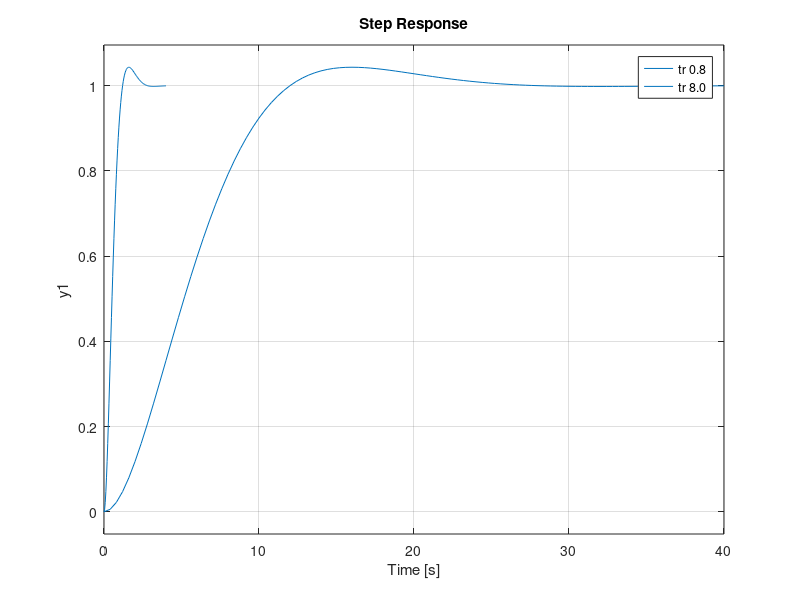

Recreate this plot in MATLAB.
clc;
close all
clear
tr = 0.8
%vtol parameters
Jc = .0042;
mr = .25;
d = .3;
A = 1/(Jc+2*mr*d^2);
zeta = .707;
wn = pi/2/tr/sqrt(1-zeta^2);
denom = [1 2*zeta*wn wn^2];

kd = denom(2)/A
kp = denom(3)/A
num = [A*kp];
sys = tf(num,denom);
step(sys)
hold on

k_DC = 1;



tr = 8
%vtol parameters
mc = 1;
mr = .25;
B = mc+2*mr;
mu = .1;
Fe = 9.81*(mc+2*mr);
zeta = .707;
wn = pi/2/tr/sqrt(1-zeta^2);
denom = [1 2*zeta*wn wn^2];

kd = (denom(2)-(mu/B))/(-Fe/B)
kp = denom(3)/(-Fe/B)
num = [-Fe/B*kp];
sys = tf(num,denom);
step(sys)
hold on

legend('tr 0.8','tr 8.0')
